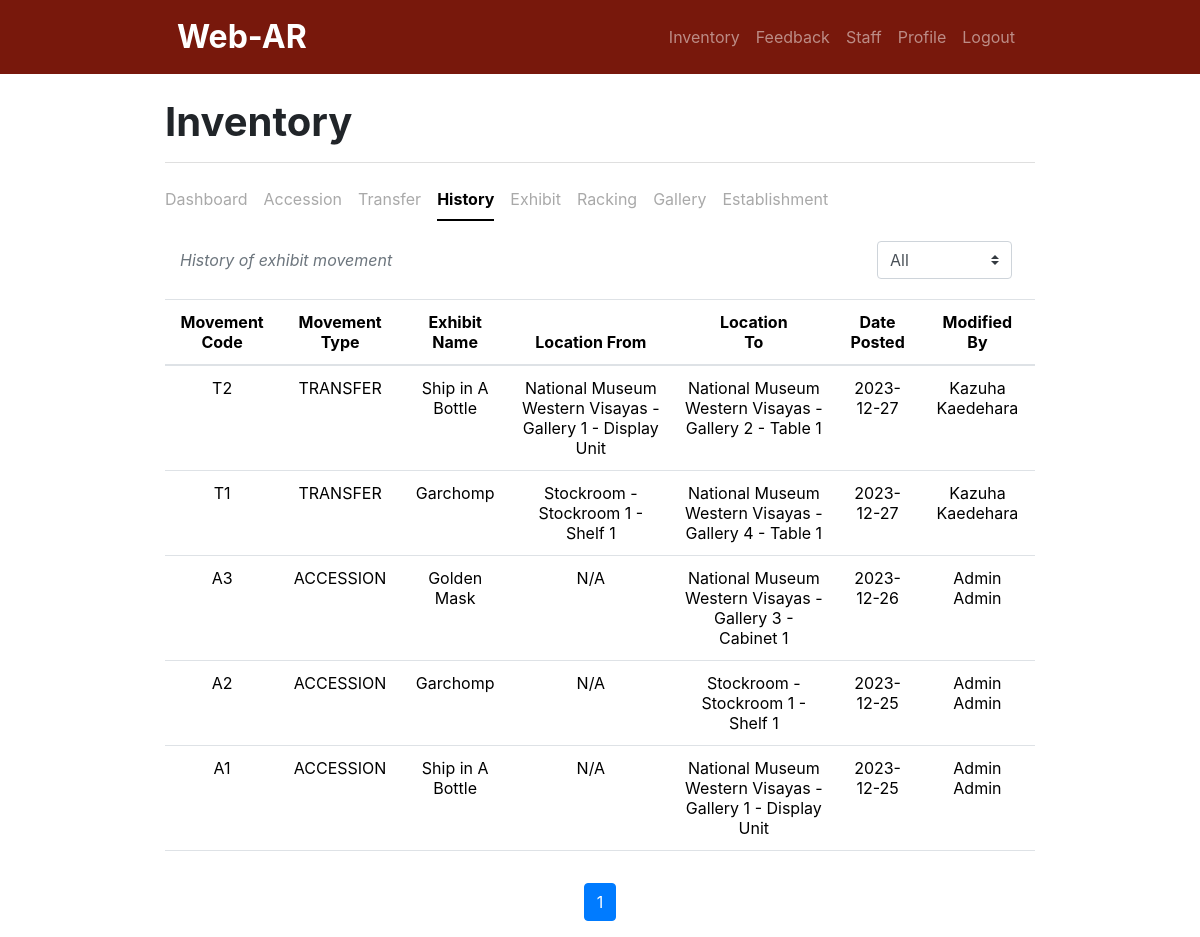
/inventory/history.php (signed in), run on an earlier commit of the app's database.
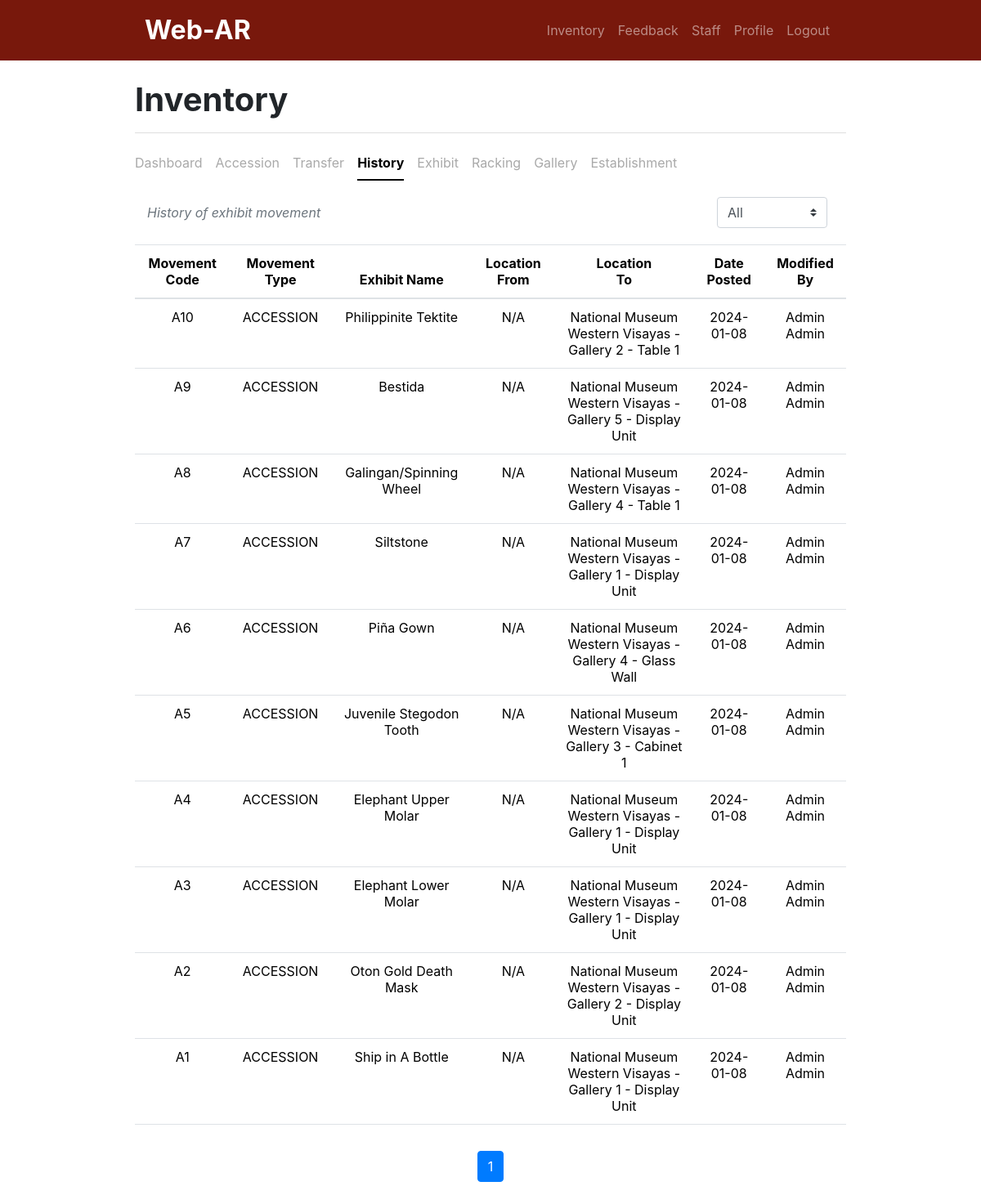
And on a later commit of the database.
### tables this page shows
CREATE TABLE `movement` (
  `entryID` int(11) NOT NULL,
  `isPosted` tinyint(1) NOT NULL DEFAULT 1 COMMENT '1 = Posted',
  `datePosted` date NOT NULL,
  `movementCode` varchar(20) NOT NULL,
  `movementType` text NOT NULL,
  `exhibitID` int(11) NOT NULL,
  `locationFrom` varchar(20) DEFAULT NULL,
  `locationTo` varchar(20) NOT NULL,
  `actualCount` float NOT NULL,
  `userID` int(11) NOT NULL,
  `timestamp` timestamp NOT NULL DEFAULT current_timestamp() ON UPDATE current_timestamp()
);

CREATE TABLE `exhibit` (
  `exhibitID` int(11) NOT NULL,
  `exhibitCode` varchar(20) NOT NULL,
  `exhibitName` text NOT NULL,
  `exhibitInformation` longtext NOT NULL,
  `exhibitModel` longtext NOT NULL,
  `isActive` tinyint(1) NOT NULL DEFAULT 1 COMMENT '1 - active'
);

CREATE TABLE `establishment` (
  `ID` int(11) NOT NULL,
  `establishmentCode` varchar(20) NOT NULL,
  `establishmentName` text NOT NULL,
  `isActive` tinyint(1) NOT NULL DEFAULT 1 COMMENT '1 - active; 0 - inactive'
);

CREATE TABLE `gallery` (
  `ID` int(11) NOT NULL,
  `galleryCode` varchar(20) NOT NULL,
  `galleryName` text NOT NULL,
  `establishmentCode` varchar(20) NOT NULL,
  `isActive` tinyint(1) NOT NULL DEFAULT 1 COMMENT '1 - active; 0 - inactive'
);

CREATE TABLE `racking` (
  `ID` int(11) NOT NULL,
  `rackingCode` varchar(20) NOT NULL,
  `rackingName` text NOT NULL,
  `galleryCode` varchar(20) NOT NULL,
  `isActive` tinyint(1) DEFAULT 1 COMMENT '1 - active; 0 - inactive1 - active; 0 - inactive'
);

CREATE TABLE `user` (
  `userID` int(11) NOT NULL,
  `firstName` text NOT NULL,
  `lastName` text NOT NULL,
  `contactNumber` varchar(20) NOT NULL,
  `username` varchar(100) NOT NULL,
  `password` varchar(100) NOT NULL,
  `role` text NOT NULL,
  `isActive` tinyint(1) NOT NULL DEFAULT 1 COMMENT '1 - active; 0 - inactive'
);

### inventory/history.php (the view, shortened to what the changed rows need)
<?php
    include '../header.php';
    include '../db_connect.php';
    include 'i_nav.php';
    $filter = isset($_GET['filter']) ? $_GET['filter'] : '';
    $filterCondition = ($filter == 'ACCESSION' || $filter == 'TRANSFER') ? " AND movementType = '$filter'" : '';
    $itemsPerPage = 10;
    $currentPage = isset($_GET['page']) ? $_GET['page'] : 1;
    $offset = ($currentPage - 1) * $itemsPerPage;
    $q = "SELECT movement.*, user.firstName, user.lastName, exhibit.exhibitName
        FROM movement
        JOIN exhibit ON movement.exhibitID = exhibit.exhibitID
        JOIN user ON movement.userID = user.userID
        WHERE actualCount = 1 $filterCondition
        ORDER BY entryID DESC
        LIMIT $offset, $itemsPerPage";
    $r = mysqli_query($conn, $q);
    $totalRecordsQuery = "SELECT COUNT(*) AS totalRecords
                          FROM movement
                          JOIN exhibit ON movement.exhibitID = exhibit.exhibitID
                          JOIN user ON movement.userID = user.userID
                          WHERE actualCount = 1 $filterCondition";
    $totalRecordsResult = mysqli_query($conn, $totalRecordsQuery);
    $totalRecordsRow = mysqli_fetch_assoc($totalRecordsResult);
    $totalRecords = $totalRecordsRow['totalRecords'];
    $totalPages = ceil($totalRecords / $itemsPerPage);
?>
<div class="container w-75 my-3">
    <div class="table-responsive">
        <table class="table table-hover">
            <thead class="text-center">
                <tr>
                    <th scope="col">Movement Code</th>
                    <th scope="col">Movement Type</th>
                    <th scope="col">Exhibit Name</th>
                    <th scope="col">Location From</th>
                    <th scope="col">Location <br>To</th>
                    <th scope="col">Date Posted</th>
                    <th scope="col">Modified By</th>
                </tr>
            </thead>
            <tbody>
            <?php
                while ($row = mysqli_fetch_assoc($r)) {
                    $movementCode  = $row['movementCode'];
                    $movementType  = $row['movementType'];
                    $exhibitName   = $row['exhibitName'];
                    $locationFrom  = ($movementType == "ACCESSION") ? "N/A" : $row['locationFrom'];
                    $locationTo    = $row['locationTo'];
                    $datePosted    = $row['datePosted'];
                    $firstName     = $row['firstName'];
                    $lastName      = $row['lastName'];
                    $detailsQueryTo = "SELECT rackingName, galleryName, establishmentName
                                        FROM racking
                                        LEFT JOIN gallery ON racking.galleryCode = gallery.galleryCode
                                        LEFT JOIN establishment ON gallery.establishmentCode = establishment.establishmentCode
                                        WHERE racking.rackingCode = '$locationTo'";
                    $detailsResultTo = mysqli_query($conn, $detailsQueryTo);
                    $detailsTo = mysqli_fetch_assoc($detailsResultTo);
                    $rackingNameTo = isset($detailsTo['rackingName']) ? $detailsTo['rackingName'] : 'N/A';
                    $galleryNameTo = isset($detailsTo['galleryName']) ? $detailsTo['galleryName'] : 'N/A';
                    $establishmentNameTo = isset($detailsTo['establishmentName']) ? $detailsTo['establishmentName'] : 'N/A';
                    $detailsQueryFrom = "SELECT rackingName, galleryName, establishmentName
                                            FROM racking
                                            LEFT JOIN gallery ON racking.galleryCode = gallery.galleryCode
                                            LEFT JOIN establishment ON gallery.establishmentCode = establishment.establishmentCode
                                            WHERE racking.rackingCode = '$locationFrom'";
                    $detailsResultFrom = mysqli_query($conn, $detailsQueryFrom);
                    $detailsFrom = mysqli_fetch_assoc($detailsResultFrom);
                    $rackingNameFrom = isset($detailsFrom['rackingName']) ? $detailsFrom['rackingName'] : 'N/A';
                    $galleryNameFrom = isset($detailsFrom['galleryName']) ? $detailsFrom['galleryName'] : 'N/A';
                    $establishmentNameFrom = isset($detailsFrom['establishmentName']) ? $detailsFrom['establishmentName'] : 'N/A';
                    ?>
                    <tr>
                        <td class="text-center"><?php echo $movementCode; ?></td>
                        <td class="text-center"><?php echo $movementType; ?></td>
                        <td class="text-center"><?php echo $exhibitName; ?></td>
                        <td class="text-center">
                            <?php
                            echo ($movementType == "ACCESSION")
                                ? $locationFrom
                                : ($establishmentNameFrom . ' - ' . $galleryNameFrom . ' - ' . $rackingNameFrom);
                            ?>
                        </td>
                        <td class="text-center">
                            <?php
                            echo ($rackingNameTo !== 'N/A')
                                ? ($establishmentNameTo . ' - ' . $galleryNameTo . ' - ' . $rackingNameTo)
                                : 'N/A';
                            ?>
                        </td>
                        <td class="text-center"><?php echo $datePosted; ?></td>
                        <td class="text-center"><?php echo $firstName . ' ' . $lastName; ?></td>
                    </tr>
                    <?php
                }
                ?>
            </tbody>
        </table>
    </div>
</div>
<div class="container w-75">
    <nav aria-label="exhibit table page navigation">
        <ul class="pagination justify-content-center">
            <?php for ($page = 1; $page <= $totalPages; $page++) : ?>
                <li class="page-item <?php echo ($page == $currentPage) ? 'active' : ''; ?>">
                    <a class="page-link" href="?page=<?php echo $page; ?>"><?php echo $page; ?></a>
                </li>
            <?php endfor; ?>
        </ul>
    </nav>
</div>

What changed in the data, as far as the page shows it:
removed movement: movementCode "T2", movementType "TRANSFER", exhibitID.exhibitName "Ship in A Bottle", establishment.establishmentName "National Museum Western Visayas", gallery.galleryName "Gallery 1", racking.rackingName "Display Unit", establishmentNameTo "National Museum Western Visayas", galleryNameTo "Gallery 2", rackingNameTo "Table 1", datePosted "2023-12-27", userID.firstName "Kazuha", userID.lastName "Kaedehara"
removed movement: movementCode "T1", movementType "TRANSFER", exhibitID.exhibitName "Garchomp", establishment.establishmentName "Stockroom", gallery.galleryName "Stockroom 1", racking.rackingName "Shelf 1", establishmentNameTo "National Museum Western Visayas", galleryNameTo "Gallery 4", rackingNameTo "Table 1", datePosted "2023-12-27", userID.firstName "Kazuha", userID.lastName "Kaedehara"
removed movement: movementCode "A3", movementType "ACCESSION", exhibitID.exhibitName "Golden Mask", movementType "N/A", establishmentNameTo "National Museum Western Visayas", galleryNameTo "Gallery 3", rackingNameTo "Cabinet 1", datePosted "2023-12-26", userID.firstName "Admin", userID.lastName "Admin"
removed movement: movementCode "A2", movementType "ACCESSION", exhibitID.exhibitName "Garchomp", movementType "N/A", establishmentNameTo "Stockroom", galleryNameTo "Stockroom 1", rackingNameTo "Shelf 1", datePosted "2023-12-25", userID.firstName "Admin", userID.lastName "Admin"
removed movement: movementCode "A1", movementType "ACCESSION", exhibitID.exhibitName "Ship in A Bottle", movementType "N/A", establishmentNameTo "National Museum Western Visayas", galleryNameTo "Gallery 1", rackingNameTo "Display Unit", datePosted "2023-12-25", userID.firstName "Admin", userID.lastName "Admin"
added movement: movementCode "A10", movementType "ACCESSION", exhibitID.exhibitName "Philippinite Tektite", movementType "N/A", establishmentNameTo "National Museum Western Visayas", galleryNameTo "Gallery 2", rackingNameTo "Table 1", datePosted "2024-01-08", userID.firstName "Admin", userID.lastName "Admin"
added movement: movementCode "A9", movementType "ACCESSION", exhibitID.exhibitName "Bestida", movementType "N/A", establishmentNameTo "National Museum Western Visayas", galleryNameTo "Gallery 5", rackingNameTo "Display Unit", datePosted "2024-01-08", userID.firstName "Admin", userID.lastName "Admin"
added movement: movementCode "A8", movementType "ACCESSION", exhibitID.exhibitName "Galingan/Spinning Wheel", movementType "N/A", establishmentNameTo "National Museum Western Visayas", galleryNameTo "Gallery 4", rackingNameTo "Table 1", datePosted "2024-01-08", userID.firstName "Admin", userID.lastName "Admin"
added movement: movementCode "A7", movementType "ACCESSION", exhibitID.exhibitName "Siltstone", movementType "N/A", establishmentNameTo "National Museum Western Visayas", galleryNameTo "Gallery 1", rackingNameTo "Display Unit", datePosted "2024-01-08", userID.firstName "Admin", userID.lastName "Admin"
added movement: movementCode "A6", movementType "ACCESSION", exhibitID.exhibitName "Piña Gown", movementType "N/A", establishmentNameTo "National Museum Western Visayas", galleryNameTo "Gallery 4", rackingNameTo "Glass Wall", datePosted "2024-01-08", userID.firstName "Admin", userID.lastName "Admin"
added movement: movementCode "A5", movementType "ACCESSION", exhibitID.exhibitName "Juvenile Stegodon Tooth", movementType "N/A", establishmentNameTo "National Museum Western Visayas", galleryNameTo "Gallery 3", rackingNameTo "Cabinet 1", datePosted "2024-01-08", userID.firstName "Admin", userID.lastName "Admin"
added movement: movementCode "A4", movementType "ACCESSION", exhibitID.exhibitName "Elephant Upper Molar", movementType "N/A", establishmentNameTo "National Museum Western Visayas", galleryNameTo "Gallery 1", rackingNameTo "Display Unit", datePosted "2024-01-08", userID.firstName "Admin", userID.lastName "Admin"
added movement: movementCode "A3", movementType "ACCESSION", exhibitID.exhibitName "Elephant Lower Molar", movementType "N/A", establishmentNameTo "National Museum Western Visayas", galleryNameTo "Gallery 1", rackingNameTo "Display Unit", datePosted "2024-01-08", userID.firstName "Admin", userID.lastName "Admin"
added movement: movementCode "A2", movementType "ACCESSION", exhibitID.exhibitName "Oton Gold Death Mask", movementType "N/A", establishmentNameTo "National Museum Western Visayas", galleryNameTo "Gallery 2", rackingNameTo "Display Unit", datePosted "2024-01-08", userID.firstName "Admin", userID.lastName "Admin"
added movement: movementCode "A1", movementType "ACCESSION", exhibitID.exhibitName "Ship in A Bottle", movementType "N/A", establishmentNameTo "National Museum Western Visayas", galleryNameTo "Gallery 1", rackingNameTo "Display Unit", datePosted "2024-01-08", userID.firstName "Admin", userID.lastName "Admin"
